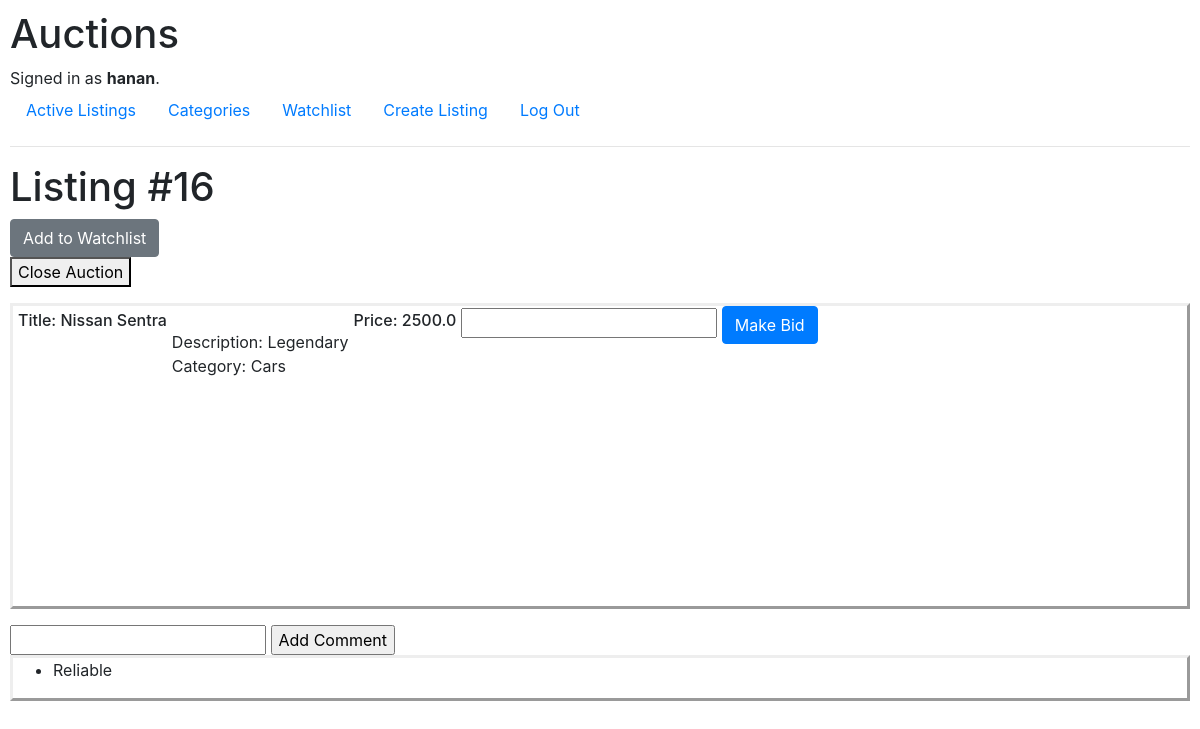
The app's page /16 (signed in), older data.
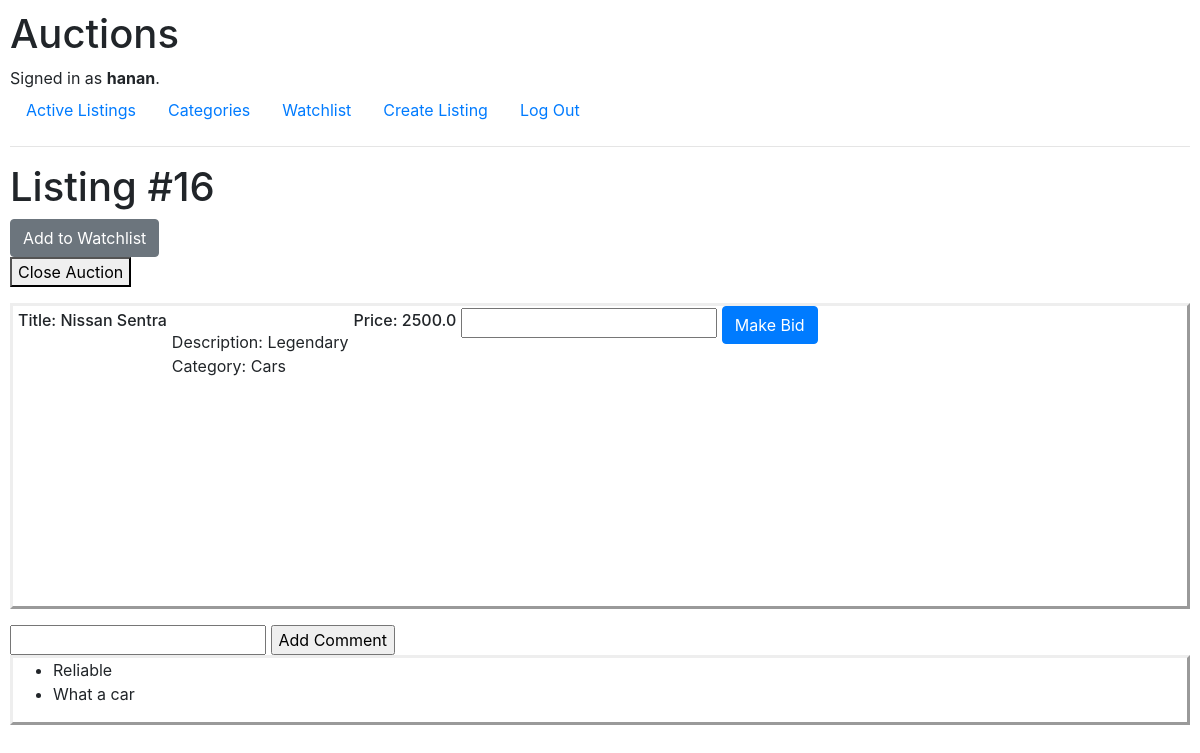
The same page, newer data.
### auctions/models.py (models this page shows)
class comments(models.Model):
    user = models.ForeignKey(User, on_delete=models.CASCADE, null=True, blank=True)
    comment = models.CharField(max_length=1000, null=True, blank=True)
    listing = models.ForeignKey(listings, on_delete=models.CASCADE, null=True, blank=True)

### auctions/views.py (the view)
# urls.py: path("<int:listings_id>", views.show_listing, name="listing"),
def show_listing(request, listings_id):
    list_id = listings.objects.get(pk=listings_id)
    if not request.user.is_authenticated:
        return render(request, "auctions/listing.html",{
        "listing": list_id,
        "comments": comments.objects.filter(listing=list_id)
        })
    return render(request, "auctions/listing.html",{
        "listing": list_id,
        "watchlist": watchlist.objects.filter(user=request.user),
        "bids": bids.objects.filter(listing=list_id).last(),
        "comments": comments.objects.filter(listing=list_id)
    })

### auctions/templates/auctions/listing.html (shortened to what this page needs)
{% extends "auctions/layout.html" %}
{% block body %}
    <h1>Listing #{{ listing.id }}</h1>
    <div>
        {% if user.is_authenticated %}
        <div class="mb-3">
            <form method="post" action="watchlist">
                <button name="name" type="submit" value="add" class="btn btn-secondary">Add to Watchlist</button>
            </form>
            {% if user.id == listing.user.id and listing.status == "open" %}
            <form method="post" action="close">
                <button name="status" type="submit" value="closed">Close Auction</button>
            </form>
            {% endif %}
        </div>
        {% endif %}
        <div class="mb-3" style="display: flex; flex-wrap: wrap; border-style: outset;">
                <h6 style="padding: 5px;">Title: {{ listing.title }}</h6> <br>
                Description: {{ listing.description }} <br>
                Category: {{ listing.category }} <br>
                <h6 style="padding: 5px;">Price: {{ listing.bid }}</h6>
                <form method="post" action="bid">
                    {% if user.is_authenticated and listing.status == "open" %}
                    <input type="number" step="0.01" name="bid" class="form-label">
                    <input name="submit" type="submit" value="Make Bid" class="btn btn-primary">
                    {% else %}
                    <p>SOLD</p>
                    {% endif %}
                </form>
            <img src="{{ listing.image }}" alt="" height="300px">  <br>
        </div>
        </div>
    <div>
        {% if user.is_authenticated %}
        <form method="post" action="comments">
        <input type="text" name="comment">
        <input name="submit" type="submit" value="Add Comment">
        </form>
        {% endif %}
    </div>
    <div style="display: flex; flex-wrap: wrap; border-style: outset;">
        <ul>
        {% for comment in comments %}
        <li>{{ comment.comment }}</li>
        {% endfor %}
        </ul>
    </div>
{% endblock %}

Row changes from the older to the newer data that the page shows:
added comments: comment "What a car"
